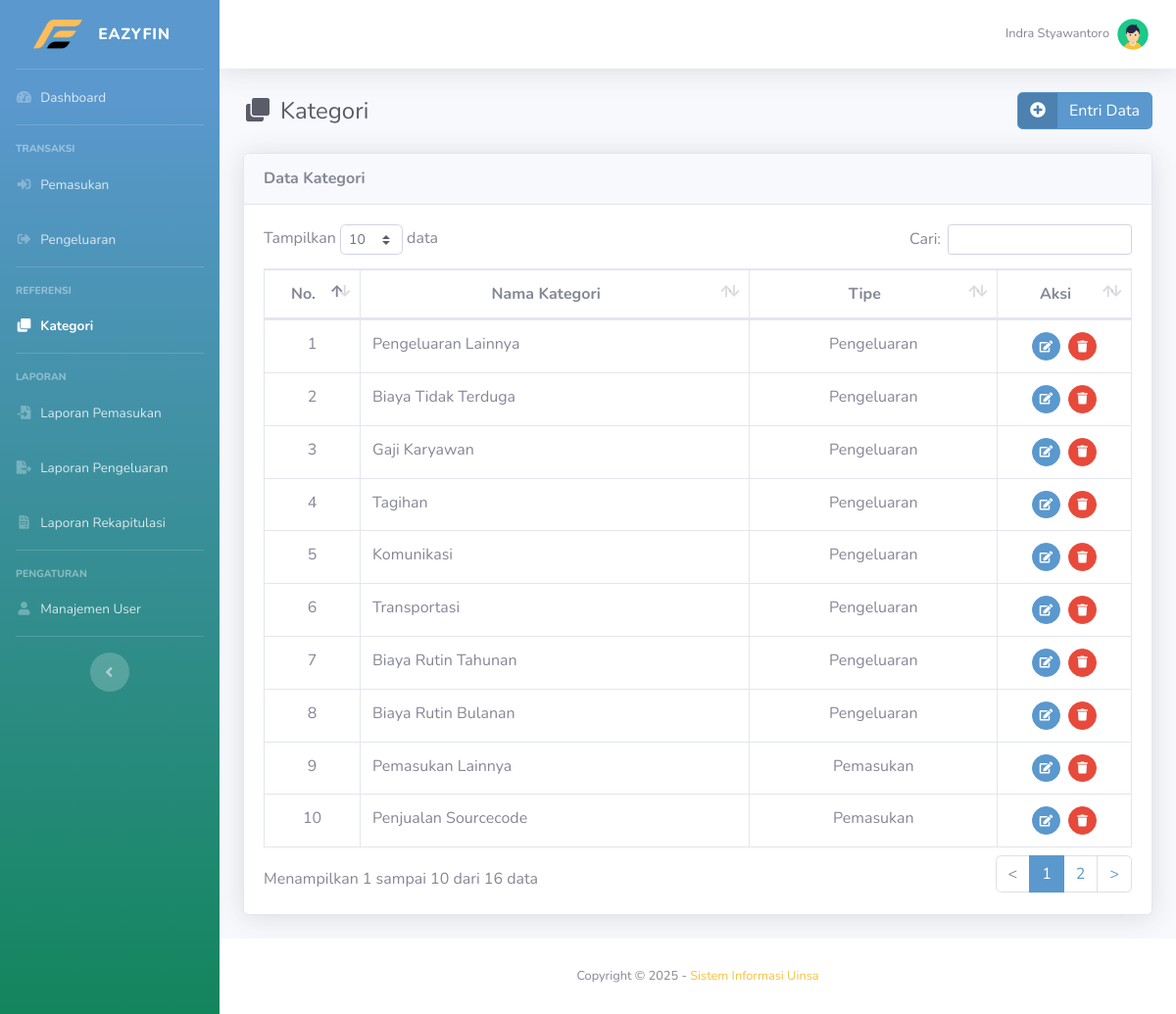
Page /main.php?module=kategori (signed in) on the committed database.
### tables this page shows
CREATE TABLE `tbl_kategori` (
  `id_kategori` int(11) NOT NULL,
  `nama_kategori` varchar(100) NOT NULL,
  `tipe` enum('Pemasukan','Pengeluaran') NOT NULL
);

### modules/kategori/tampil_data.php (the view, shortened to what this page needs)
<?php
if (basename($_SERVER['PHP_SELF']) === basename(__FILE__)) {
  header('location: 404.html');
}
else { ?>
  <div class="container-fluid">
    <div class="d-sm-flex align-items-center justify-content-between mb-4">
      <h1 class="h4 mb-sm-0 text-gray-800"><i class="fas fa-clone fa-fw mr-2"></i>Kategori</h1>
      <a href="?module=form_entri_kategori" class="btn btn-success btn-icon-split">
        <span class="icon"><i class="fas fa-plus-circle"></i></span>
        <span class="text">Entri Data</span>
      </a>
    </div>
    <div class="card shadow mb-4">
      <div class="card-header py-3">
        <h6 class="m-0 font-weight-bold">Data Kategori</h6>
      </div>
      <div class="card-body">
        <div class="table-responsive">
          <table class="table table-bordered" id="dataTable" width="100%" cellspacing="0">
            <thead>
              <tr>
                <th class="text-center">No.</th>
                <th class="text-center">Nama Kategori</th>
                <th class="text-center">Tipe</th>
                <th class="text-center">Aksi</th>
              </tr>
            </thead>
            <tbody>
              <?php
              $no = 1;
              $query = mysqli_query($mysqli, "SELECT * FROM tbl_kategori ORDER BY id_kategori DESC")
                                              or die('Ada kesalahan pada query tampil data : ' . mysqli_error($mysqli));
              while ($data = mysqli_fetch_assoc($query)) { ?>
                <tr>
                  <td width="30" class="text-center"><?php echo $no++; ?></td>
                  <td width="250"><?php echo $data['nama_kategori']; ?></td>
                  <td width="150" class="text-center"><?php echo $data['tipe']; ?></td>
                  <td width="70" class="text-center">
                    <div>
                      <a href="?module=form_ubah_kategori&id=<?php echo $data['id_kategori']; ?>" class="btn btn-success btn-circle btn-sm mr-md-1" data-toggle="tooltip" data-placement="top" title="Ubah">
                        <i class="fas fa-edit"></i>
                      </a>
                      <a href="modules/kategori/proses_hapus.php?id=<?php echo $data['id_kategori']; ?>" onclick="return confirm('Anda yakin ingin menghapus data kategori <?php echo $data['nama_kategori']; ?>?')" class="btn btn-danger btn-circle btn-sm" data-toggle="tooltip" data-placement="top" title="Hapus">
                        <i class="fas fa-trash"></i>
                      </a>
                    </div>
                  </td>
                </tr>
              <?php } ?>
            </tbody>
          </table>
        </div>
      </div>
    </div>
  </div>
<?php } ?>

### rows in the picture
tbl_kategori: nama_kategori "Pengeluaran Lainnya", tipe "Pengeluaran"
tbl_kategori: nama_kategori "Biaya Tidak Terduga", tipe "Pengeluaran"
tbl_kategori: nama_kategori "Gaji Karyawan", tipe "Pengeluaran"
tbl_kategori: nama_kategori "Tagihan", tipe "Pengeluaran"
tbl_kategori: nama_kategori "Komunikasi", tipe "Pengeluaran"
tbl_kategori: nama_kategori "Transportasi", tipe "Pengeluaran"
tbl_kategori: nama_kategori "Biaya Rutin Tahunan", tipe "Pengeluaran"
tbl_kategori: nama_kategori "Biaya Rutin Bulanan", tipe "Pengeluaran"
tbl_kategori: nama_kategori "Pemasukan Lainnya", tipe "Pemasukan"
tbl_kategori: nama_kategori "Penjualan Sourcecode", tipe "Pemasukan"

### other values in the picture
$_SESSION['nama_user'] "Indra Styawantoro"
